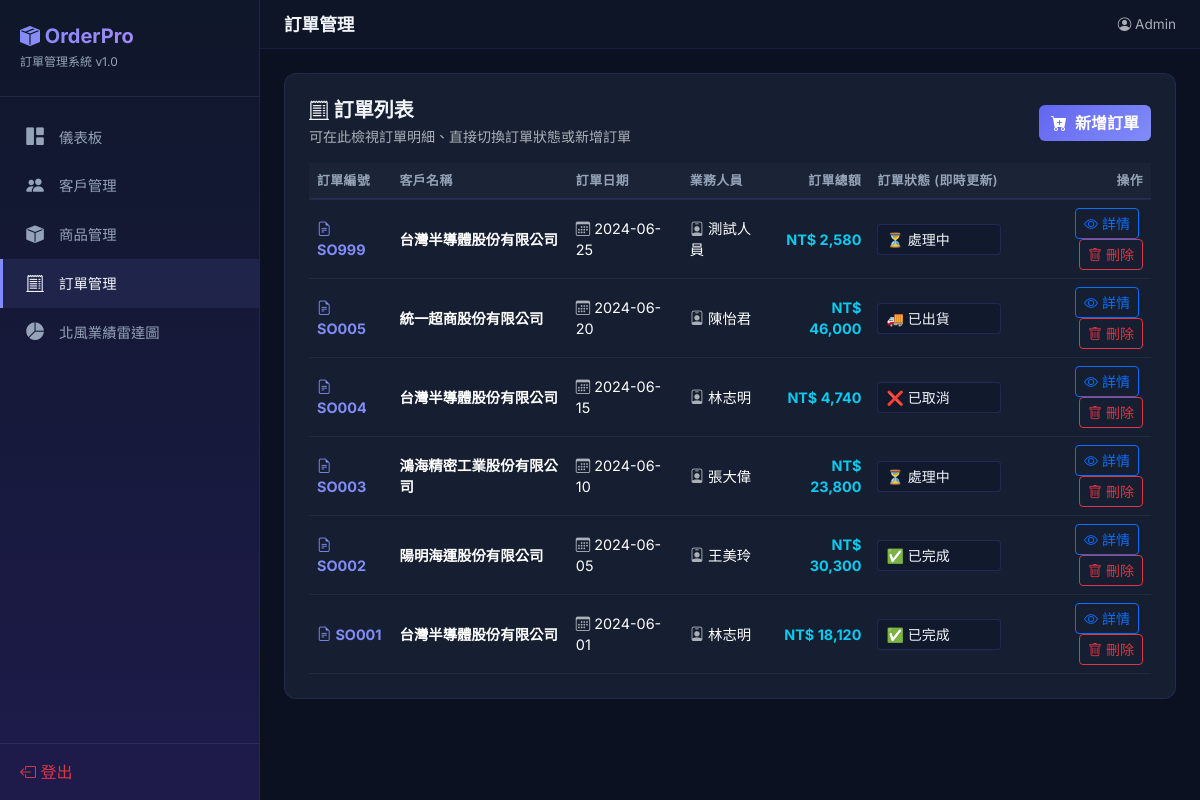
/orders (signed in), run on an earlier commit of the app's database.
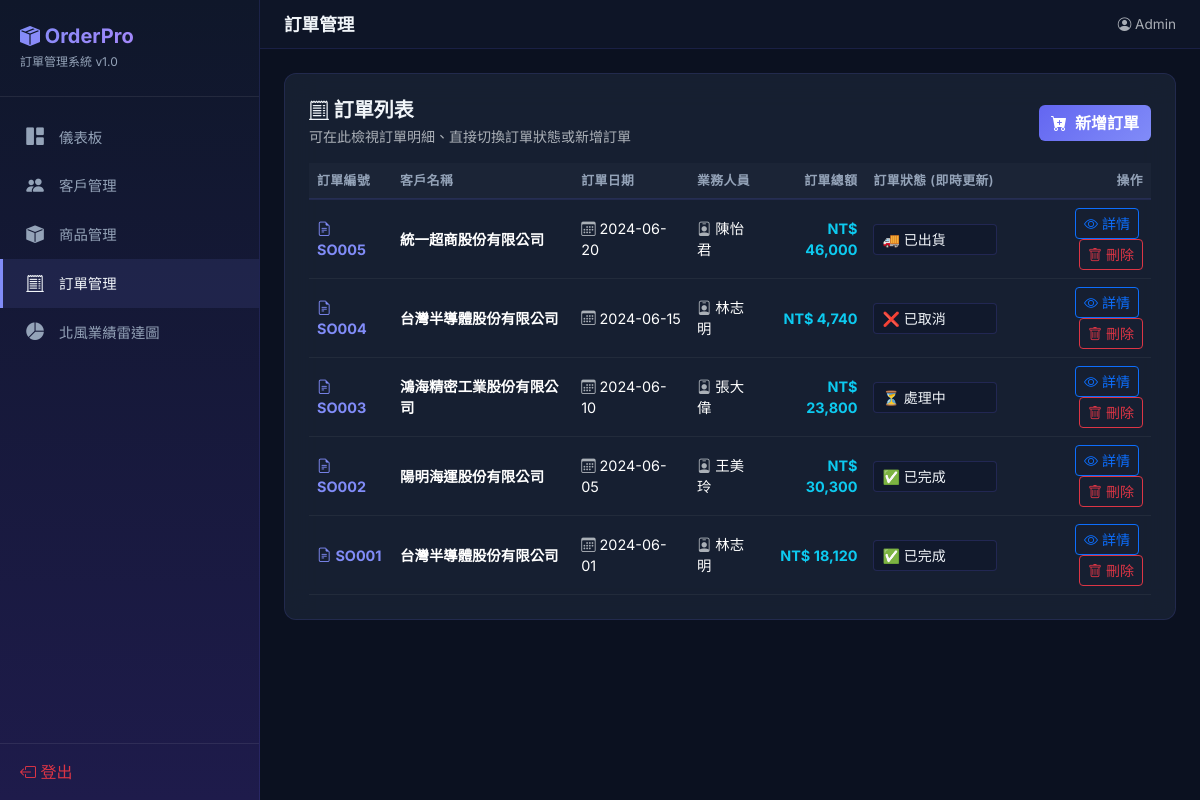
And on a later commit of the database.
### tables this page shows
CREATE TABLE orders (
    訂單編號  TEXT PRIMARY KEY,
    客戶編號  TEXT NOT NULL,
    訂單日期  TEXT NOT NULL,
    狀態      TEXT NOT NULL DEFAULT '處理中',
    業務人員  TEXT,
    FOREIGN KEY (客戶編號) REFERENCES customer(客戶編號)
);

### app.py (the view)
@app.route('/orders')
@login_required
def orders():
    rows = get_db().execute('''
        SELECT o.*, c.名稱 AS 客戶名稱,
               COALESCE(SUM(oi.數量 * oi.單價), 0) AS 訂單總額
        FROM orders o
        JOIN customer c ON o.客戶編號 = c.客戶編號
        LEFT JOIN order_item oi ON o.訂單編號 = oi.訂單編號
        GROUP BY o.訂單編號
        ORDER BY o.訂單日期 DESC
    ''').fetchall()
    return render_template('orders.html', orders=rows)

### app.py (called while the page is built)
def get_db():
    if 'db' not in g:
        g.db = sqlite3.connect(DATABASE)
        g.db.row_factory = sqlite3.Row
        g.db.execute('PRAGMA foreign_keys = ON')
    return g.db

def login_required(f):
    @wraps(f)
    def decorated(*args, **kwargs):
        if not session.get('logged_in') or session.get('role') != 'admin':
            flash('請先以管理員身分登入系統', 'warning')
            return redirect(url_for('login'))
        return f(*args, **kwargs)
    return decorated

### templates/orders.html (shortened to what this page needs)
{% extends "base.html" %}
{% block page_title %}訂單管理{% endblock %}
{% block content %}
<div class="glass-card p-4">
  <div class="d-flex justify-content-between align-items-center mb-3">
    <div>
      <h5 class="fw-bold mb-1"><i class="bi bi-receipt-cutoff text-indigo"></i> 訂單列表</h5>
      <p class="text-muted small mb-0">可在此檢視訂單明細、直接切換訂單狀態或新增訂單</p>
    </div>
    <a href="{{ url_for('order_add') }}" class="btn btn-primary">
      <i class="bi bi-cart-plus-fill me-1"></i> 新增訂單
    </a>
  </div>
  <div class="table-responsive">
    <table class="table table-dark-custom table-hover align-middle mb-0">
      <thead>
        <tr>
          <th>訂單編號</th>
          <th>客戶名稱</th>
          <th>訂單日期</th>
          <th>業務人員</th>
          <th class="text-end">訂單總額</th>
          <th style="min-width: 140px;">訂單狀態 (即時更新)</th>
          <th class="text-end">操作</th>
        </tr>
      </thead>
      <tbody>
        {% for o in orders %}
        <tr id="row-{{ o['訂單編號'] }}">
          <td class="fw-bold">
            <a href="{{ url_for('order_detail', order_id=o['訂單編號']) }}" class="text-decoration-none" style="color:var(--clr-primary)">
              <i class="bi bi-file-earmark-text me-1"></i>{{ o['訂單編號'] }}
            </a>
          </td>
          <td class="fw-semibold">{{ o['客戶名稱'] }}</td>
          <td><i class="bi bi-calendar3 text-muted me-1"></i>{{ o['訂單日期'] }}</td>
          <td><i class="bi bi-person-badge text-muted me-1"></i>{{ o['業務人員'] or '-' }}</td>
          <td class="text-end fw-bold text-info">NT$ {{ '{:,.0f}'.format(o['訂單總額']) }}</td>
          <td>
            <select class="form-select form-select-sm status-select"
                    data-order-id="{{ o['訂單編號'] }}"
                    onchange="changeStatus('{{ o['訂單編號'] }}', this)">
              <option value="處理中" {% if o['狀態'] == '處理中' %}selected{% endif %}>⏳ 處理中</option>
              <option value="已出貨" {% if o['狀態'] == '已出貨' %}selected{% endif %}>🚚 已出貨</option>
              <option value="已完成" {% if o['狀態'] == '已完成' %}selected{% endif %}>✅ 已完成</option>
              <option value="已取消" {% if o['狀態'] == '已取消' %}selected{% endif %}>❌ 已取消</option>
            </select>
          </td>
          <td class="text-end">
            <a href="{{ url_for('order_detail', order_id=o['訂單編號']) }}" class="btn btn-sm btn-outline-primary me-1">
              <i class="bi bi-eye"></i> 詳情
            </a>
            <a href="{{ url_for('order_delete', order_id=o['訂單編號']) }}"
               class="btn btn-sm btn-outline-danger"
               onclick="return confirm('確定要刪除訂單 {{ o['訂單編號'] }} 嗎？');">
              <i class="bi bi-trash"></i> 刪除
            </a>
          </td>
        </tr>
        {% else %}
        <tr>
          <td colspan="7" class="text-center text-muted py-4">目前尚無訂單資料</td>
        </tr>
        {% endfor %}
      </tbody>
    </table>
  </div>
</div>
{% endblock %}

What changed in the data, as far as the page shows it:
removed orders: 訂單編號 "SO999", 客戶名稱 "台灣半導體股份有限公司", 訂單日期 "2024-06-25", 業務人員 "測試人員", 訂單總額 "2,580", 狀態+訂單編號 "⏳ 處理中"
